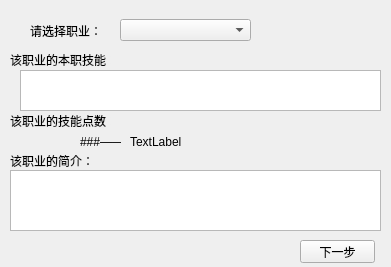
<?xml version="1.0" encoding="UTF-8"?>
<ui version="4.0">
 <class>Form</class>
 <widget class="QWidget" name="Form">
  <property name="geometry">
   <rect>
    <x>0</x>
    <y>0</y>
    <width>391</width>
    <height>267</height>
   </rect>
  </property>
  <property name="windowTitle">
   <string>Form</string>
  </property>
  <widget class="QComboBox" name="professions">
   <property name="geometry">
    <rect>
     <x>120</x>
     <y>19</y>
     <width>131</width>
     <height>22</height>
    </rect>
   </property>
  </widget>
  <widget class="QLabel" name="label">
   <property name="geometry">
    <rect>
     <x>30</x>
     <y>20</y>
     <width>71</width>
     <height>21</height>
    </rect>
   </property>
   <property name="text">
    <string>请选择职业：</string>
   </property>
  </widget>
  <widget class="QLabel" name="label_2">
   <property name="geometry">
    <rect>
     <x>10</x>
     <y>50</y>
     <width>101</width>
     <height>20</height>
    </rect>
   </property>
   <property name="text">
    <string>该职业的本职技能：</string>
   </property>
  </widget>
  <widget class="QLabel" name="label_3">
   <property name="geometry">
    <rect>
     <x>10</x>
     <y>110</y>
     <width>101</width>
     <height>21</height>
    </rect>
   </property>
   <property name="text">
    <string>该职业的技能点数：</string>
   </property>
  </widget>
  <widget class="QPushButton" name="next_step">
   <property name="geometry">
    <rect>
     <x>300</x>
     <y>240</y>
     <width>75</width>
     <height>23</height>
    </rect>
   </property>
   <property name="text">
    <string>下一步</string>
   </property>
  </widget>
  <widget class="QTextBrowser" name="professional_skills">
   <property name="geometry">
    <rect>
     <x>20</x>
     <y>70</y>
     <width>361</width>
     <height>41</height>
    </rect>
   </property>
  </widget>
  <widget class="QLabel" name="skill_points">
   <property name="geometry">
    <rect>
     <x>80</x>
     <y>131</y>
     <width>21</width>
     <height>21</height>
    </rect>
   </property>
   <property name="text">
    <string>###</string>
   </property>
  </widget>
  <widget class="QLabel" name="label_4">
   <property name="geometry">
    <rect>
     <x>10</x>
     <y>150</y>
     <width>101</width>
     <height>21</height>
    </rect>
   </property>
   <property name="text">
    <string>该职业的简介：</string>
   </property>
  </widget>
  <widget class="QTextBrowser" name="introduction">
   <property name="geometry">
    <rect>
     <x>10</x>
     <y>170</y>
     <width>371</width>
     <height>61</height>
    </rect>
   </property>
  </widget>
  <widget class="QLabel" name="label_5">
   <property name="geometry">
    <rect>
     <x>100</x>
     <y>132</y>
     <width>21</width>
     <height>20</height>
    </rect>
   </property>
   <property name="text">
    <string>——</string>
   </property>
  </widget>
  <widget class="QLabel" name="skill_points_introduction">
   <property name="geometry">
    <rect>
     <x>130</x>
     <y>132</y>
     <width>251</width>
     <height>20</height>
    </rect>
   </property>
   <property name="text">
    <string>TextLabel</string>
   </property>
  </widget>
 </widget>
 <resources/>
 <connections/>
</ui>
